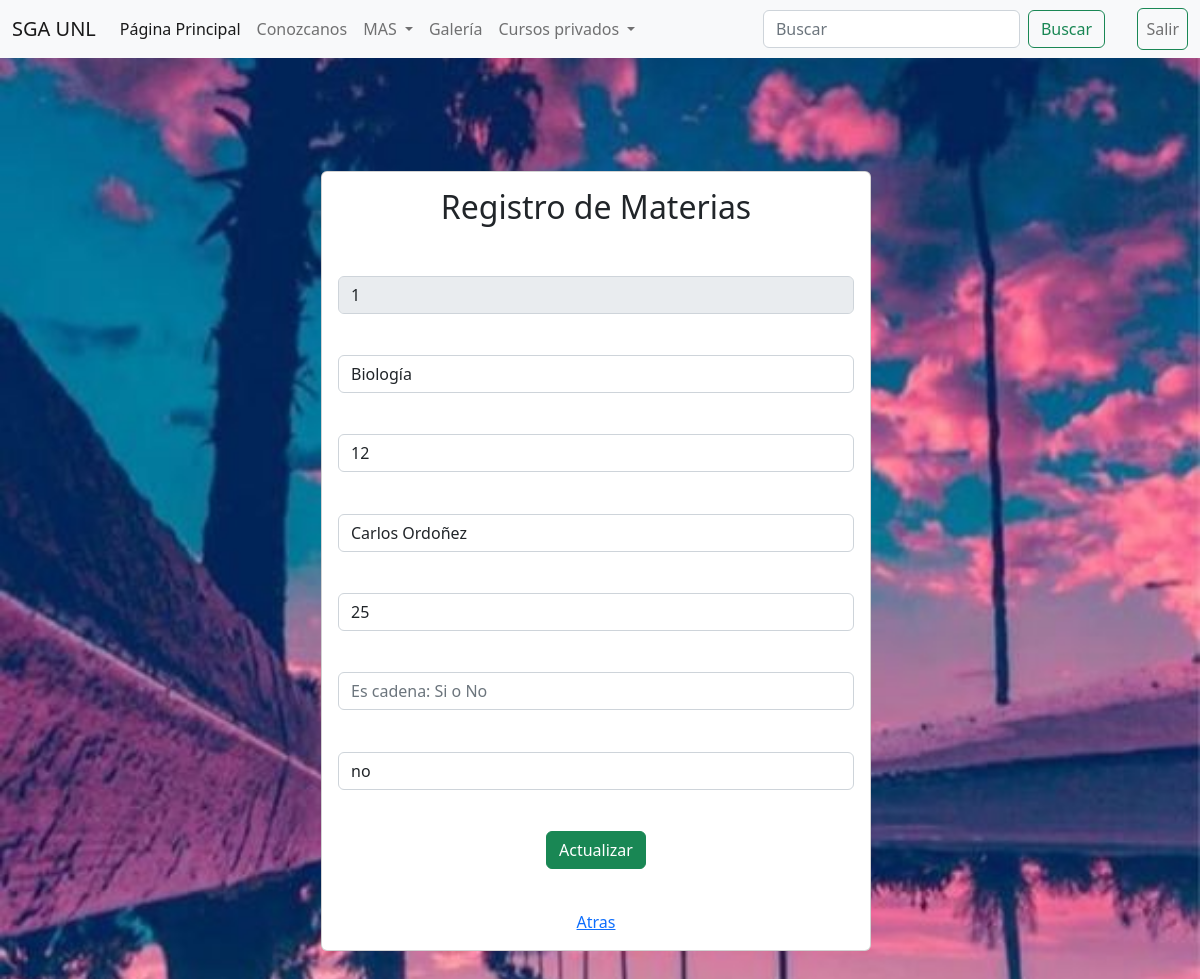
Page /tareas/edicionMateria/1 on the committed database.
### APPAdministrarTareas/models.py (models this page shows, shortened)
class Materia(models.Model):
    ciclo = (('1ero','1ro'),('2do','2do'),('3ro','3ro'),('4to','4to'),('5to','5to'),('6to','6to'),('7mo','7mo'),('8vo','8vo'),)
    nombreM = models.CharField(max_length=30, blank=False)
    nroHoras = models.PositiveSmallIntegerField()
    nombreProfesor = models.CharField(max_length=30, blank=False)
    nroCreditos = models.PositiveSmallIntegerField()
    cadena = (('no','no'),('si','si'),)
    cadena_M = models.CharField(max_length=30, choices=cadena, default="", blank=False)
    ciclo_M= models.CharField(max_length=30, choices=ciclo, default="", blank=False)

### APPAdministrarTareas/views.py (the view)
# urls.py: path('edicionMateria/<id>', views.edicionMateria),
def edicionMateria(request, id):
    materia = Materia.objects.get(id=id)
    return render(request, "edicionMateria.html", {"curso": materia})

### APPAdministrarTareas/templates/edicionMateria.html (shortened to what this page needs)
{% extends "./base.html" %}
{% load static %}
{% block body %}
<!DOCTYPE html>
<html lang="en">
<head>
    <link
      href="https://cdn.jsdelivr.net/npm/bootstrap@5.2.2/dist/css/bootstrap.min.css"
      rel="stylesheet"
    />
    <link rel="stylesheet" href="../static/css/cuenta.css">
</head>
<body id="bodyprincipal">
    <div class="container-fluid" id="cuerpo">
        <div class="text-center">
            <div class="col-sm-12 col-md-6 col-lg-8 col-xl-8">
                <div class="card card-body">
                    <h2> Registro de Materias</h2>
                    <form action="/tareas/edicionMateria/" method="POST">{% csrf_token %}
                        <div class="form-group" style="margin-top: 8%;">
                            <input type="text" id="id" name="id" class="form-control"
                            minlength="6" maxlength="50" value="{{curso.id}}" disabled>
                        </div>
                        <div class="form-group" style="margin-top: 8%;">
                            <input type="text" id="txtNombre" name="txtNombre" class="form-control" placeholder="Nombre Materia"
                                minlength="6" maxlength="50" value="{{curso.nombreM}}" required>
                        </div>
                        <div class="form-group" style="margin-top: 8%;" >
                            <input type="number" id="txtHoras" name="txtHoras" class="form-control"
                            placeholder="Ingrese las horas" value="{{curso.nroHoras}}" required>
                        </div>
                        <div class="form-group" style="margin-top: 8%;">
                            <input type="text" id="txtProfesor" name="txtProfesor" class="form-control" placeholder="Nombre Profesor"
                                minlength="6" maxlength="50" value="{{curso.nombreProfesor}}" required>
                        </div>
                        <div class="form-group" style="margin-top: 8%;" >
                            <input type="number" id="txtCreditos" name="txtCreditos" class="form-control" placeholder="Ingrese el numero de creditos"
                            value="{{curso.nroCreditos}}" required>
                        </div>
                        <div class="form-group" style="margin-top: 8%;" >
                            <input type="text" id="txtcadena" name="txtcadena" class="form-control" placeholder="Es cadena: Si o No"
                                maxlength="50" required>
                        </div>
                        <div class="form-group" style="margin-top: 8%;">
                            <input type="text" id="ciclo" name="ciclo" class="form-control" placeholder="Ciclo perteneciente- Ejm: 1ro-8vo"
                                minlength="6" maxlength="50" value="{{curso.cadena_M}}" required>
                        </div>
                        <div class="form-group" style="margin-top: 8%;">
                            <button type="submit" class="btn btn-success btn-block text-white">Actualizar</button>
                        </div>
                        <div class="form-group" style="margin-top: 8%;">
                           <a href="/tareas/listadoMaterias/"> Atras </a>
                        </div>
                    </form>
                </div>
            </div>
        </div>
    </div>
</body>
</html>
{% endblock %}

### APPAdministrarTareas/static/css/cuenta.css (style rules this page uses)
#bodyprincipal { background-image: url(../images/fondoC.jpg); background-repeat: no-repeat; background-position: center center; min-height: 100vh; height: 1800px; background-attachment: fixed; background-size: cover; }
#cuerpo { margin-top: 8%; padding-left: 25%; align-items: center; display: inline-block; }

### rows in the picture
Materia: id "1", txtNombre "Biología", txtHoras "12", txtProfesor "Carlos Ordoñez", txtCreditos "25", ciclo "no"
